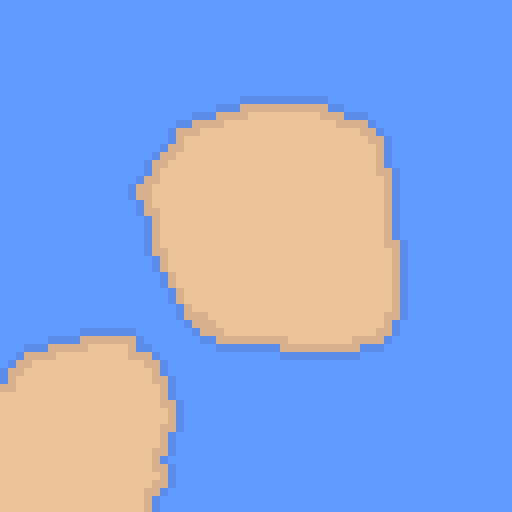

The image is a tile-based game level rendered from a .tmx file. Its description and source (layers, tilesets, objects; grid data summarised) follow:
An orthogonal 64x64 tile map with 8x8 px tiles, 1 tile layer (Tile Layer 1), 2 tilesets.

<map version="1.9" tiledversion="1.9.0" orientation="orthogonal" renderorder="right-down" width="64" height="64" tilewidth="8" tileheight="8" infinite="0" nextlayerid="2" nextobjectid="1">
 <tileset firstgid="1" name="sand-water" tilewidth="8" tileheight="8" tilecount="4" columns="2">
  <image source="sand-water.png" width="16" height="16" />
 </tileset>
 <tileset firstgid="5" name="green" tilewidth="8" tileheight="8" tilecount="16" columns="4">
  <image source="green.png" width="32" height="32" />
 </tileset>
 <layer id="1" name="Tile Layer 1" width="64" height="64">
  <data>[4096 cells, 4096 non-empty, 4 distinct tile ids]</data>
 </layer>
</map>
